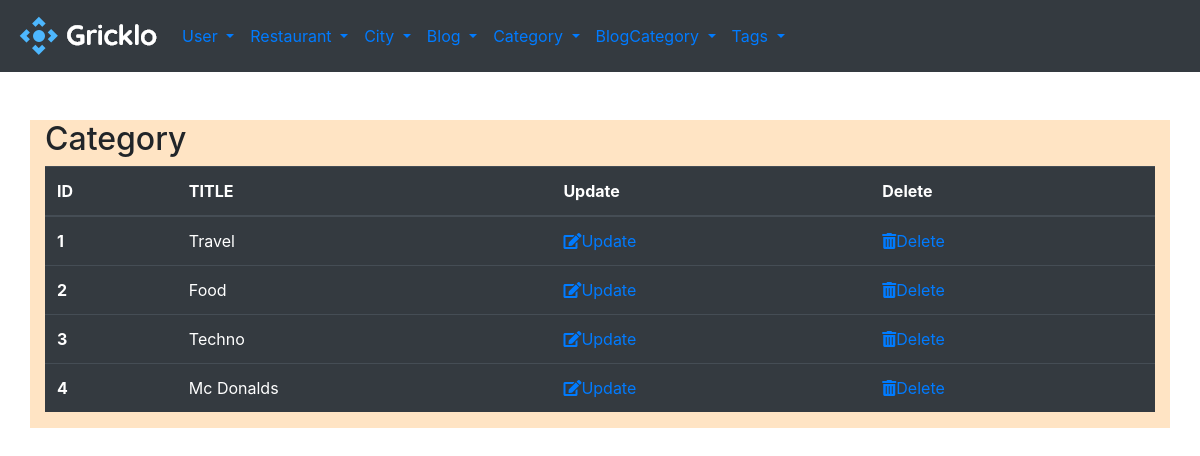
Before: /admin/blogcategorylist with the older database file.
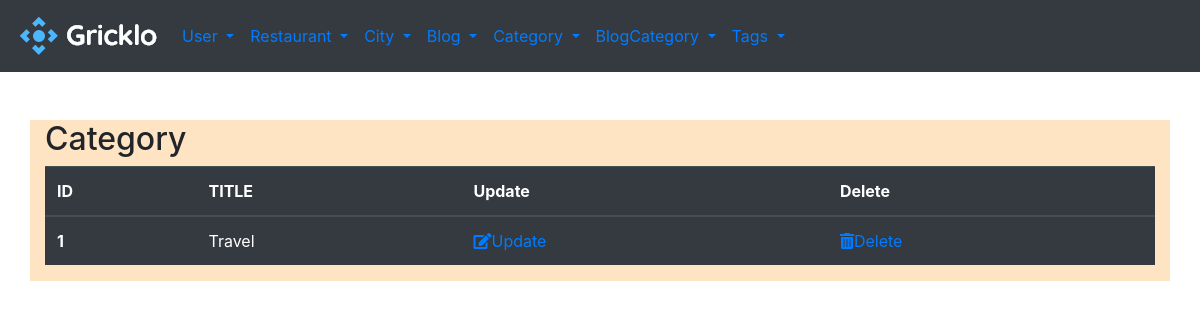
After: the same page with the newer database file.
### gricklo/models.py (models this page shows, shortened)
class BlogCategory(db.Model):
    __tablename__ = "blogcategory"
    id = db.Column(db.Integer, primary_key = True)
    title = db.Column(db.String(50),nullable = False)
    blog =db.relationship('Blog', backref='categories',lazy=True)

### gricklo/controlers.py (the view)
@app.route('/admin/blogcategorylist')
def blogcategory_list():
    blogcategories = BlogCategory.query.all()
    return render_template('admin/blogcategorylist.html', blogcategories=blogcategories)

### gricklo/templates/admin/blogcategorylist.html
{% extends "admin/base.html"%}
{% block content%}
<h2>Category</h2>
  <table class="table table-dark">
    <thead>
      <tr>
        <th scope="col">ID</th>
        <th scope="col">TITLE</th>
        <th scope="col">Update</th>
        <th scope="col">Delete</th>
      </tr>
    </thead>
    <tbody>
        {% for blogcategory in blogcategories %}
        <tr>
            <th scope="row">{{blogcategory.id}}</th>
            <td>{{blogcategory.title}}</td>
            <td><a href="{{url_for('blogcategory_edit', id=blogcategory.id)}}"><i class="fas fa-edit"></i>Update</a></td>
            <td><a href="{{url_for('blogcategory_delete', id=blogcategory.id)}}" onclick="return confirm('Are you sure to delete?')"><i class="fas fa-trash-alt"></i>Delete</a></td>
          </tr>
        {% endfor %}
    </tbody>
  </table>
{% endblock %}

Changed rows visible on the page:
removed BlogCategory: id "2", title "Food"
removed BlogCategory: id "3", title "Techno"
removed BlogCategory: id "4", title "Mc Donalds"
